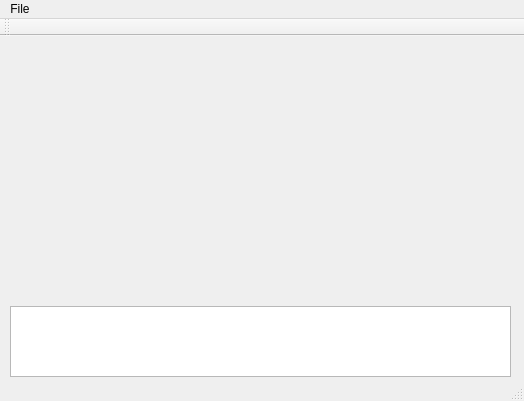
<?xml version="1.0" encoding="UTF-8"?>
<ui version="4.0">
 <class>qtConsoleClass</class>
 <widget class="QMainWindow" name="qtConsoleClass">
  <property name="geometry">
   <rect>
    <x>0</x>
    <y>0</y>
    <width>524</width>
    <height>401</height>
   </rect>
  </property>
  <property name="windowTitle">
   <string>qtConsole</string>
  </property>
  <widget class="QWidget" name="centralWidget">
   <widget class="QConsoleWidget" name="console">
    <property name="geometry">
     <rect>
      <x>10</x>
      <y>270</y>
      <width>501</width>
      <height>71</height>
     </rect>
    </property>
   </widget>
  </widget>
  <widget class="QMenuBar" name="menuBar">
   <property name="geometry">
    <rect>
     <x>0</x>
     <y>0</y>
     <width>524</width>
     <height>23</height>
    </rect>
   </property>
   <widget class="QMenu" name="menubutton1">
    <property name="title">
     <string>File</string>
    </property>
   </widget>
   <addaction name="menubutton1"/>
  </widget>
  <widget class="QToolBar" name="mainToolBar">
   <attribute name="toolBarArea">
    <enum>TopToolBarArea</enum>
   </attribute>
   <attribute name="toolBarBreak">
    <bool>false</bool>
   </attribute>
  </widget>
  <widget class="QStatusBar" name="statusBar"/>
  <action name="actionprint_hello">
   <property name="text">
    <string>print hello</string>
   </property>
  </action>
  <action name="actionprint_container">
   <property name="text">
    <string>print all in container</string>
   </property>
  </action>
 </widget>
 <layoutdefault spacing="6" margin="11"/>
 <customwidgets>
  <customwidget>
   <class>QConsoleWidget</class>
   <extends>QPlainTextEdit</extends>
   <header>QConsoleWidget.h</header>
  </customwidget>
 </customwidgets>
 <resources/>
 <connections/>
</ui>
